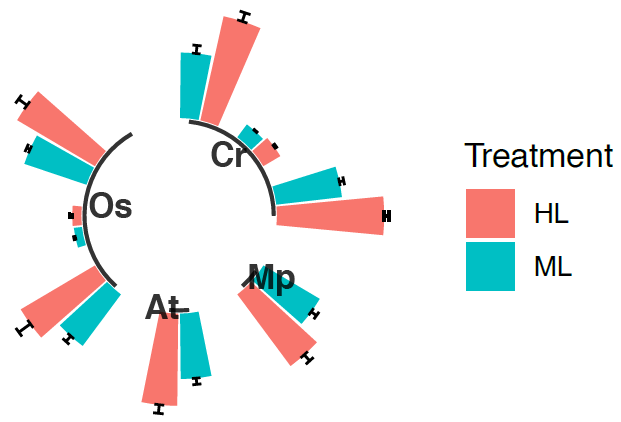

R code for this plot:
library(tidyverse)
library(ggsci)

rm(list=ls())
data <- read.table("Plot_circular_barplot.txt", sep = "\t", header = T)

data$id <- seq(1, nrow(data))

# Get the name and the y position of each label
label_data <- data
number_of_bar <- nrow(label_data)
angle <- 90 - 360 * (label_data$id-0.5) /number_of_bar     # I substract 0.5 because the letter must have the angle of the center of the bars. Not extreme right(1) or extreme left (0)
label_data$hjust <- ifelse( angle < -90, 1, 0)
label_data$angle <- ifelse(angle < -90, angle+180, angle)

# prepare a data frame for base lines
empty_bar=2
base_data <- data %>% 
  group_by(Group) %>% 
  summarize(start=min(id), end=max(id) - empty_bar) %>% 
  rowwise() %>% 
  mutate(title=mean(c(start, end)))

# prepare a data frame for grid (scales)
grid_data <- base_data
grid_data$end <- grid_data$end[ c( nrow(grid_data), 1:nrow(grid_data)-1)] + 1
grid_data$start <- grid_data$start - 1
grid_data <- grid_data[-1,]

# Make the plot
ggplot(data, aes(x=as.factor(id), y=Average, fill=Treatment)) +       # Note that id is a factor. If x is numeric, there is some space between the first bar
  geom_bar(aes(x=as.factor(id), y=Average, fill=Treatment), stat="identity") +
  geom_errorbar(aes(x=as.factor(id), ymin=Average, ymax=Average+SD), width=.25, size=0.4) +
  #geom_hline(yintercept = c(0.25, 0.5, 0.75, 1, 1.25, 1.5, 1.75))+
  ylim(-1.5, 2.5) +
  theme_minimal() +
  #scale_fill_lancet()+
  theme(
    #legend.position = "none",
    axis.text = element_blank(),
    axis.title = element_blank(),
    panel.grid = element_blank(),
    plot.margin = unit(rep(-1,4), "cm") 
  ) +
  coord_polar() + 
  geom_segment(data=base_data, aes(x = start, y = -0.05, xend = end, yend = -0.05), colour = "black", alpha=0.8, size=0.6 , inherit.aes = FALSE )  +
  geom_text(data=base_data, aes(x = title, y = -0.1, label=Group), hjust=c(1,1,0,0), colour = "black", alpha=0.8, size=4, fontface="bold", inherit.aes = FALSE)

ggsave(filename = "Plot_circular_barplot.pdf", heigh = 2.5, width = 3.2, device = "pdf")
